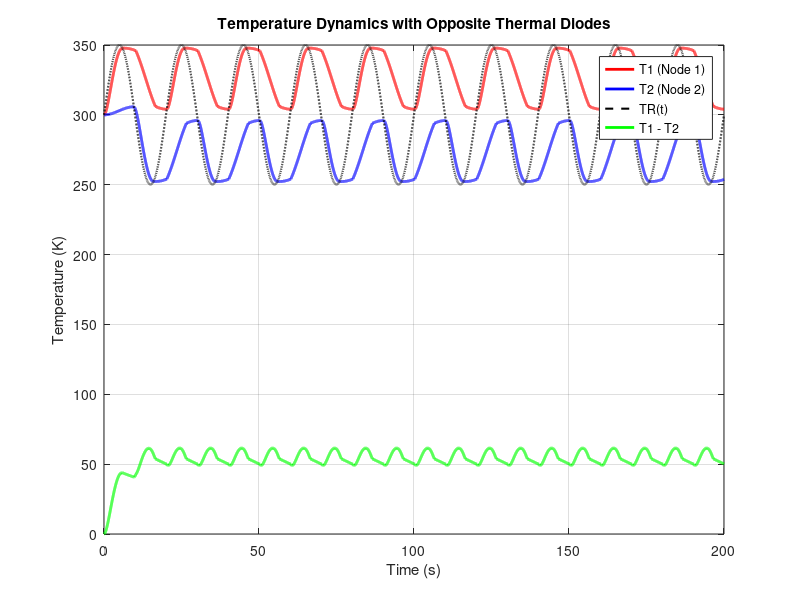

This chart was generated by the following MATLAB code:
%% Temperature Dynamics with Opposite Thermal Diodes
%  "Temperature Doubler"

% Simulation parameters
T0 = 300; % Initial temperature of the system (K)
C1 = 5; % Thermal capacitance of node 1 (J/K)
C2 = 5; % Thermal capacitance of node 2 (J/K)
R_forward = 0.2; % Thermal resistance in forward bias (K/W)
R_reverse_high = 10; % Reduced high thermal resistance in reverse bias (K/W)
R_reverse_breakdown = 2; % Thermal resistance in reverse breakdown (K/W)
T_breakdown = 50; % Reverse temperature difference for breakdown (K)
dt = 0.01; % Time step (s)
total_time = 200; % Total simulation time (s)

% Parameters for TR(t)
TR_amplitude = 50; % Amplitude of TR oscillation (K)
TR_frequency = 0.05; % Frequency of TR oscillation (Hz)

% Initializing variables
time = 0:dt:total_time;
T1 = zeros(size(time)); % Temperature at node 1 (K)
T2 = zeros(size(time)); % Temperature at node 2 (K)
TR = T0 + TR_amplitude * sin(2 * pi * TR_frequency * time); % External oscillation
T1(1) = T0; % Initial temperature at node 1
T2(1) = T0; % Initial temperature at node 2

% Simulation loop
for i = 2:length(time)
    % Calculate temperature differences for each path
    delta_T1 = TR(i-1) - T1(i-1); % Path TR -> T1
    delta_T2 = T2(i-1) - TR(i-1); % Path T2 -> TR

    % Determine thermal resistance for TR -> T1 path (positive diode)
    if delta_T1 > 0
        R1 = R_forward; % Forward bias
    elseif abs(delta_T1) < T_breakdown
        R1 = R_reverse_high; % Reverse bias (no breakdown)
    else
        R1 = R_reverse_breakdown; % Reverse breakdown
    end

    % Determine thermal resistance for TR -> T2 path (negative diode)
    if delta_T2 > 0
        R2 = R_forward; % Forward bias
    elseif abs(delta_T2) < T_breakdown
        R2 = R_reverse_high; % Reverse bias (no breakdown)
    else
        R2 = R_reverse_breakdown; % Reverse breakdown
    end

    % Update temperatures using thermal circuit equations
    dT1 = (TR(i-1) - T1(i-1)) / (R1 * C1); % TR to T1
    dT2 = (TR(i-1) - T2(i-1)) / (R2 * C2); % TR to T2

    T1(i) = T1(i-1) + dT1 * dt; % Update T1
    T2(i) = T2(i-1) + dT2 * dt; % Update T2

end

% Calculate T1 - T2 difference
delta_T12 = T1 - T2;

% Plot results
figure;
plot(time, T1, 'r-', 'LineWidth', 2); % Node 1 temperature
hold on;
plot(time, T2, 'b-', 'LineWidth', 2); % Node 2 temperature
plot(time, TR, 'k--', 'LineWidth', 1.5); % External temperature TR(t)
plot(time, delta_T12, 'g-', 'LineWidth', 2); % T1 - T2 difference
hold off;
grid on;
xlabel('Time (s)');
ylabel('Temperature (K)');
legend('T1 (Node 1)', 'T2 (Node 2)', 'TR(t)', 'T1 - T2');
title('Temperature Dynamics with Opposite Thermal Diodes');
